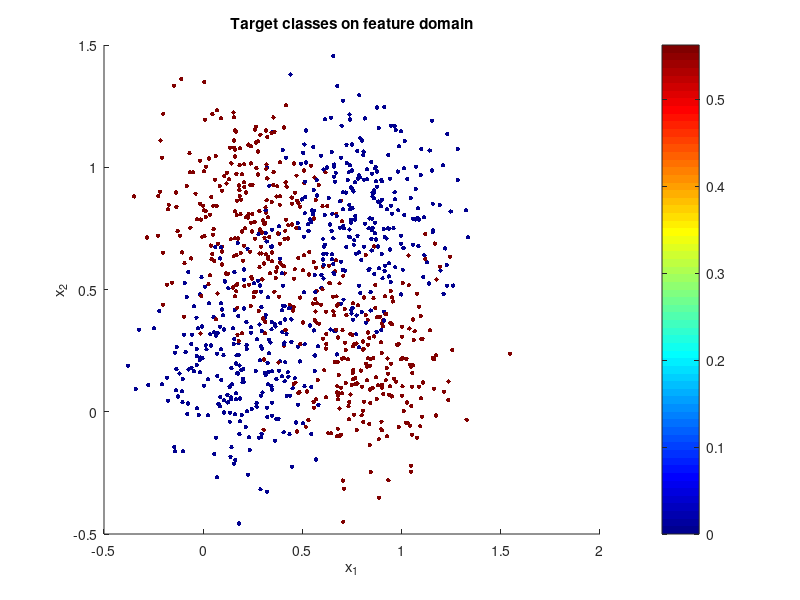

Here is the MATLAB script that generated this plot:
% some ideas to make a scatter plot in the logistic regression exercise
% you may use and adapt this code according to your needs

% just a random set as an example
data = load('a010_irlsdata.txt','-ASCII');
x = data(:,1:2); cl = data(:,3);



%this seems to work
mycolormap = colormap('Jet');
d64 = [0:63]/63; %
c = interp1(d64, mycolormap,cl);
dotsize = 10;
scatter(x(:,1),x(:,2),dotsize,c,'fill');
xlabel('x_1');
ylabel('x_2');
title('Target classes on feature domain');
colorbar; % what do the colors mean?





%
% syms w
%
%
%
% ww=[0;0;0];
% Phi=ones(1000,3);
% t=cl;
% for i=1:1000
%     Phi(i,2)=x(i,1);
%     Phi(i,3)=x(i,2);
% end;
%
% untrained_Y = (1+exp(-(ww' * Phi'))').^-1; % 0.5
%
% untrainedCrossEntropy = G(untrained_Y,t); % 693.1472
%
% XX=[ww]
% YY=[0]
% for j=1:8
%     ww
%     R=zeros(1000);
%     Y=(1+exp(-(ww' * Phi'))').^-1;
%     for i=1:1000
%         R(i,i)=Y(i)*(1-Y(i));
%     end;
%     ww = double(ww - (Phi' * R * Phi)^-1 * Phi' * (Y - t));
%     XX=[XX ww];
%     YY=[YY j];
% end;
% Y = (1+exp(-(ww' * Phi'))').^-1; % 0.5
%
% crossEntropy = G(Y,t); % 692.9694
%
% cl = Y;
% % this seems to work
% mycolormap = colormap('Jet');
% d64 = [0:63]/63; %
% c = interp1(d64, mycolormap,cl);
% dotsize = 10;
% scatter(x(:,1),x(:,2),dotsize,c,'fill');
% xlabel('x_1');
% ylabel('x_2');
% title('Model classes on feature domain');
% colorbar; % what do the colors mean?

